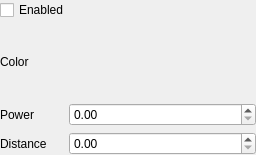
<?xml version="1.0" encoding="UTF-8"?>
<ui version="4.0">
 <class>LightWidget</class>
 <widget class="QWidget" name="LightWidget">
  <property name="geometry">
   <rect>
    <x>0</x>
    <y>0</y>
    <width>256</width>
    <height>155</height>
   </rect>
  </property>
  <property name="windowTitle">
   <string>Form</string>
  </property>
  <property name="locale">
   <locale language="English" country="UnitedStates"/>
  </property>
  <layout class="QVBoxLayout" name="verticalLayout">
   <property name="leftMargin">
    <number>0</number>
   </property>
   <property name="topMargin">
    <number>0</number>
   </property>
   <property name="rightMargin">
    <number>0</number>
   </property>
   <property name="bottomMargin">
    <number>0</number>
   </property>
   <item>
    <widget class="QCheckBox" name="enabledCheck">
     <property name="text">
      <string>Enabled</string>
     </property>
    </widget>
   </item>
   <item>
    <layout class="QHBoxLayout" name="colorLayout">
     <item>
      <widget class="QLabel" name="colorLabel">
       <property name="sizePolicy">
        <sizepolicy hsizetype="Preferred" vsizetype="Preferred">
         <horstretch>1</horstretch>
         <verstretch>0</verstretch>
        </sizepolicy>
       </property>
       <property name="text">
        <string>Color</string>
       </property>
      </widget>
     </item>
    </layout>
   </item>
   <item>
    <layout class="QHBoxLayout" name="powerLayout">
     <item>
      <widget class="QLabel" name="powerLabel">
       <property name="sizePolicy">
        <sizepolicy hsizetype="Preferred" vsizetype="Preferred">
         <horstretch>1</horstretch>
         <verstretch>0</verstretch>
        </sizepolicy>
       </property>
       <property name="text">
        <string>Power</string>
       </property>
      </widget>
     </item>
     <item>
      <widget class="QDoubleSpinBox" name="powerSpin">
       <property name="sizePolicy">
        <sizepolicy hsizetype="Minimum" vsizetype="Fixed">
         <horstretch>3</horstretch>
         <verstretch>0</verstretch>
        </sizepolicy>
       </property>
       <property name="singleStep">
        <double>0.100000000000000</double>
       </property>
      </widget>
     </item>
    </layout>
   </item>
   <item>
    <layout class="QHBoxLayout" name="distanceLayout">
     <item>
      <widget class="QLabel" name="distanceLabel">
       <property name="sizePolicy">
        <sizepolicy hsizetype="Preferred" vsizetype="Preferred">
         <horstretch>1</horstretch>
         <verstretch>0</verstretch>
        </sizepolicy>
       </property>
       <property name="text">
        <string>Distance</string>
       </property>
      </widget>
     </item>
     <item>
      <widget class="QDoubleSpinBox" name="distanceSpin">
       <property name="sizePolicy">
        <sizepolicy hsizetype="Minimum" vsizetype="Fixed">
         <horstretch>3</horstretch>
         <verstretch>0</verstretch>
        </sizepolicy>
       </property>
       <property name="maximum">
        <double>9999.989999999999782</double>
       </property>
      </widget>
     </item>
    </layout>
   </item>
  </layout>
 </widget>
 <resources/>
 <connections/>
</ui>
